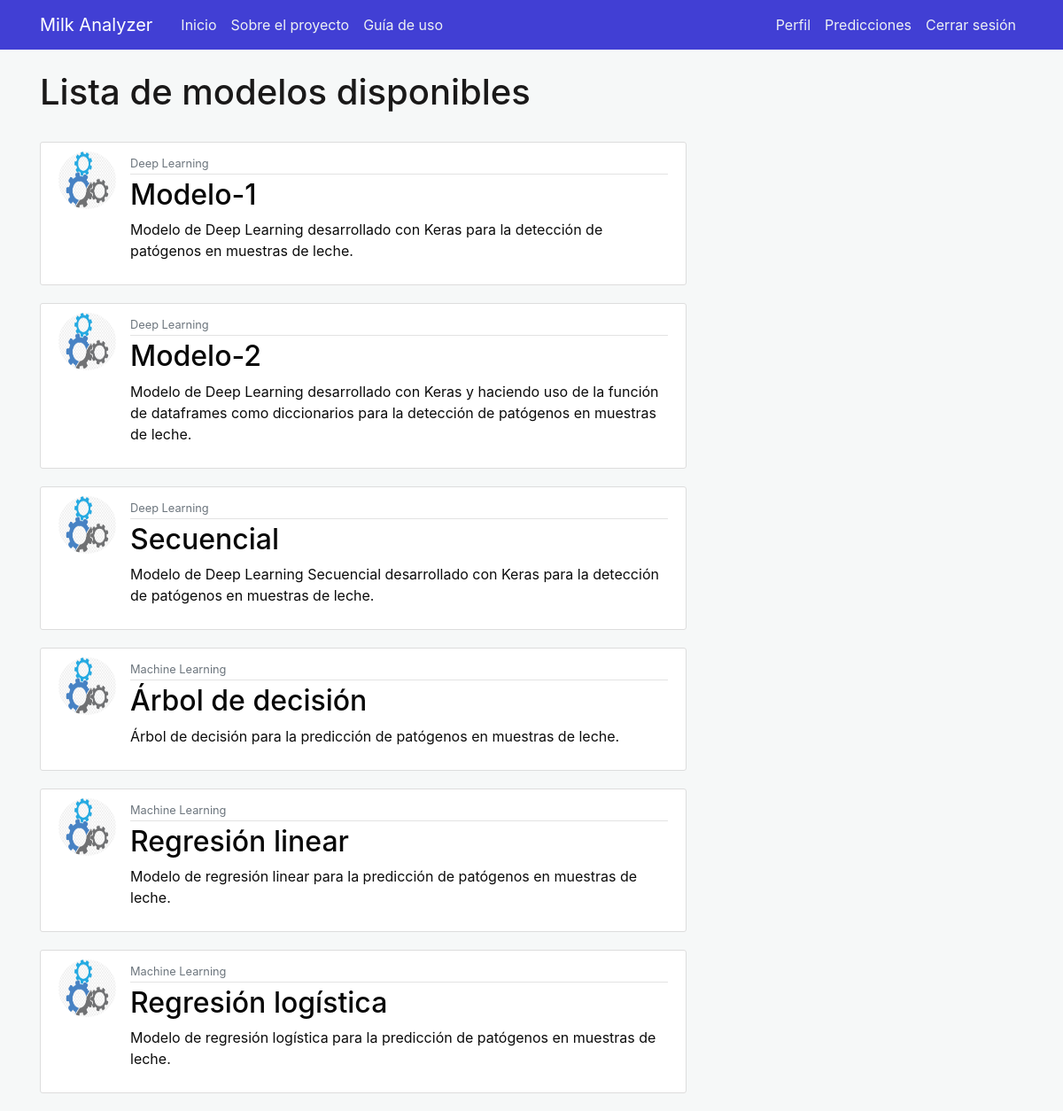
Screenshot of /home (signed in) with the database file from the repository.
### milkanalyzer/models.py (models this page shows, shortened)
class AIModel(db.Model):
    __tablename__ = 'aimodel'
    id = db.Column(db.Integer, primary_key=True)
    name = db.Column(db.String(50), nullable=False)
    type = db.Column(db.String(100), nullable=False)
    description = db.Column(db.Text, nullable=False)
    url = db.Column(db.String(50), nullable=False)
    aimodel_picture = db.Column(db.String(20), nullable=False, default='defaultmodel.jpg')

### milkanalyzer/main/routes.py (the view)
@main.route("/")
@main.route("/home")
def home():
    aimodels = AIModel.query.all()
    return render_template('home.html', aimodels=aimodels)

### milkanalyzer/models.py (called while the page is built)
@login_manager.user_loader
def get_user(user_id):
    return User.query.get(int(user_id))

### milkanalyzer/templates/home.html
{% extends "layout.html" %}
{% block content %}
{% if current_user.is_authenticated %}
<h1>Lista de modelos disponibles</h1></br>
{% for aimodel in aimodels %}
<article class="media content-section">
    <img class="rounded-circle article-img" src="{{ url_for('static', filename='aimodel_images/' + aimodel.aimodel_picture) }}">
    <div class="media-body">
        <div class="article-metadata">
            <small class="text-muted">{{ aimodel.type }}</small>
        </div>
        <h2><a class="article-title" href="{{ url_for('aimodels.aimodel', id=aimodel.id) }}">{{ aimodel.name }}</a></h2>
        <p class="article-content">{{ aimodel.description }}</p>
    </div>
</article>
{% endfor %}
{% else %}
<h1>Inicie sesiónpara visulaizar los modelos</h1></br>
{% endif %}
{% endblock content %}

### milkanalyzer/templates/layout.html (shortened to what this page needs)
<!DOCTYPE html>
<html>
<head>
    <link rel="stylesheet" href="https://maxcdn.bootstrapcdn.com/bootstrap/4.0.0/css/bootstrap.min.css"
>
    <link rel="stylesheet" type="text/css" href="{{ url_for('static', filename='main.css') }}">
</head>
<body>
    <header class="site-header">
        <nav class="navbar navbar-expand-md navbar-dark bg-steel fixed-top">
            <div class="container">
                <a class="navbar-brand mr-4" href="/">Milk Analyzer</a>
                <div class="collapse navbar-collapse" id="navbarToggle">
                    <div class="navbar-nav mr-auto">
                        <a class="nav-item nav-link" href="{{ url_for('main.home') }}">Inicio</a>
                        <a class="nav-item nav-link" href="{{ url_for('main.about') }}">Sobre el proyecto</a>
                        <a class="nav-item nav-link" href="{{ url_for('main.guide') }}">Guía de uso</a>
                    </div>
                    <div class="navbar-nav">
                        {% if current_user.is_authenticated %}
                        <a class="nav-item nav-link" href="{{ url_for('users.profile') }}">Perfil</a>
                        {% if current_user.username != 'admin' %}
                        <a class="nav-item nav-link"
                            href="{{ url_for('predictions.prediction_list') }}">Predicciones</a>
                        {% endif %}
                        <a class="nav-item nav-link" href="{{ url_for('users.logout') }}">Cerrar sesión</a>
                        {% else %}
                        <a class="nav-item nav-link" href="{{ url_for('users.login') }}">Iniciar sesión</a>
                        <a class="nav-item nav-link" href="{{ url_for('users.register') }}">Registrarse</a>
                        {% endif %}
                    </div>
                </div>
            </div>
        </nav>
    </header>
    <main role="main" class="container">
        <div class="row">
            <div class="col-md-8">
                {% block content %}{% endblock %}
            </div>
        </div>
    </main>
</body>
</html>

### milkanalyzer/static/main.css (style rules this page uses)
body { background: #f6f8f8; color: #0c0c0c; margin-top: 5rem; }
h1, h2, h3, h4, h5, h6 { color: #1a1919; }
.bg-steel { background-color: #413fd4; }
.site-header .navbar-nav .nav-link { color: #edf1f3; }
.content-section { background: #ffffff; padding: 10px 20px; border: 1px solid #dddddd; border-radius: 3px; margin-bottom: 20px; }
.article-title { color: #080808; }
.article-content { white-space: pre-line; }
.article-img { height: 65px; width: 65px; margin-right: 16px; }
.article-metadata { padding-bottom: 1px; margin-bottom: 4px; border-bottom: 1px solid #e3e3e3 }

### rows the page displays
AIModel: aimodel_picture (placeholder picture), type "Deep Learning", name "Modelo-1", description "Modelo de Deep Learning desarrollado con Keras para la detección de patógenos en muestras de leche."
AIModel: aimodel_picture (placeholder picture), type "Deep Learning", name "Modelo-2", description "Modelo de Deep Learning desarrollado con Keras y haciendo uso de la función de dataframes como diccionarios para la detección de patógenos en muestras de leche."
AIModel: aimodel_picture (placeholder picture), type "Deep Learning", name "Secuencial", description "Modelo de Deep Learning Secuencial desarrollado con Keras para la detección de patógenos en muestras de leche."
AIModel: aimodel_picture (placeholder picture), type "Machine Learning", name "Árbol de decisión", description "Árbol de decisión para la predicción de patógenos en muestras de leche."
AIModel: aimodel_picture (placeholder picture), type "Machine Learning", name "Regresión linear", description "Modelo de regresión linear para la predicción de patógenos en muestras de leche."
AIModel: aimodel_picture (placeholder picture), type "Machine Learning", name "Regresión logística", description "Modelo de regresión logística para la predicción de patógenos en muestras de leche."
